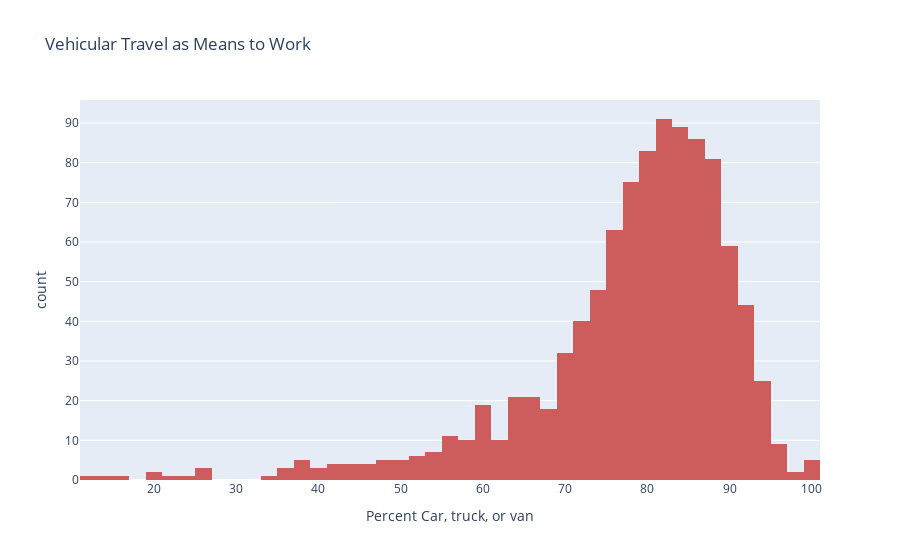

Notebook cell for this chart:
### Code cell
fig = px.histogram(df_means2work, 
                   x = "Percent Car, truck, or van",
                   title='Vehicular Travel as Means to Work',
                   nbins=50, 
                   color_discrete_sequence=['indianred'])
fig.show()

### Figure 1 — Plotly figure (JSON) as saved in the notebook; plotly's stock layout.template omitted (floating-point values rounded to 4 significant figures; data arrays with more than 128 entries replaced by an {"elided": "..."} marker saying what was removed)
{"data": [{"alignmentgroup": "True", "bingroup": "x", "hovertemplate": "Percent Car, truck, or van=%{x}<br>count=%{y}<extra></extra>", "legendgroup": "", "marker": {"color": "indianred"}, "name": "", "nbinsx": 50, "offsetgroup": "", "orientation": "v", "showlegend": false, "type": "histogram", "x": {"elided": "1004 float values"}, "xaxis": "x", "yaxis": "y"}], "layout": {"barmode": "relative", "legend": {"tracegroupgap": 0}, "title": {"text": "Vehicular Travel as Means to Work"}, "xaxis": {"anchor": "y", "domain": [0, 1], "title": {"text": "Percent Car, truck, or van"}}, "yaxis": {"anchor": "x", "domain": [0, 1], "title": {"text": "count"}}}}
